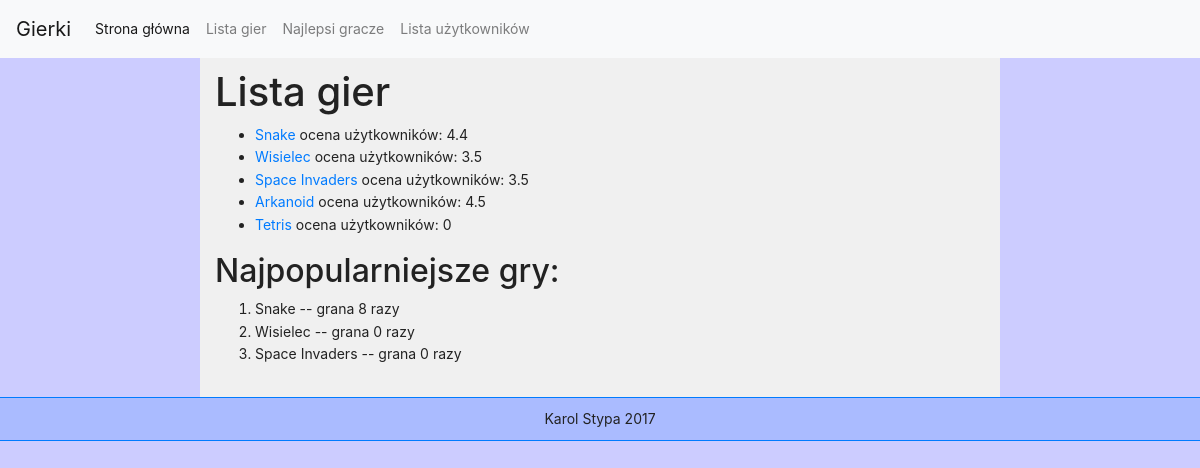
/gameslist.php, run on an earlier commit of the app's database.
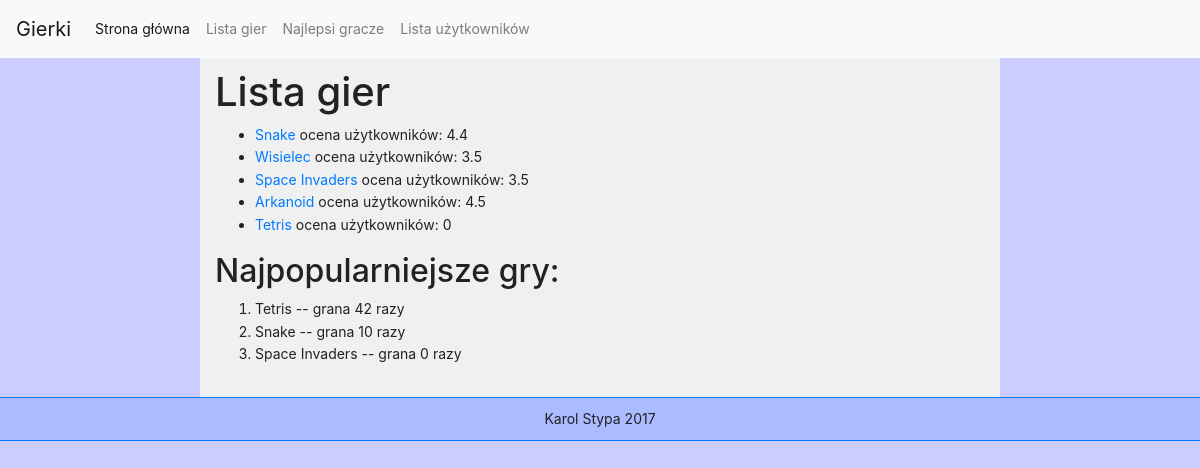
And on a later commit of the database.
### tables this page shows
CREATE TABLE `games` (
  `id` int(11) NOT NULL,
  `name` varchar(255) NOT NULL,
  `play_count` int(11) NOT NULL,
  `description` varchar(255) NOT NULL,
  `url` varchar(255) NOT NULL,
  `thumbnail` varchar(255) NOT NULL,
  `image1` varchar(255) NOT NULL,
  `image2` varchar(255) NOT NULL
);

### gameslist.php (the view, shortened to what this page needs)
<!DOCTYPE html>
<html>
	<head>
		<link rel="stylesheet" href="https://maxcdn.bootstrapcdn.com/bootstrap/4.0.0-beta.2/css/bootstrap.min.css">
		<link rel="stylesheet" href="./css/style.css">
	</head>
	<body>
		<?php include "navbar.php"; ?>
		<div class="container-fluid col-md-8 main">
			<?php
			$rating = [0, 0, 0, 0, 0];
			for ($i = 0; $i < 5; ++$i) {
				$rating_query = "SELECT rating FROM ratings WHERE game_id = $i+1";
				$rating_result = mysql_query($rating_query);
				$sum = 0;
				$n = 0;
				while($row = mysql_fetch_assoc($rating_result)) {
					++$n;
					$sum += $row['rating'];
				}
				if($n == 0) $n = 1;
				$rating[$i] = $sum / $n;
			}
			?>
			<h1>Lista gier</h1>
			<ul>
				<li><a href="snake.php">Snake</a> ocena użytkowników: <?php echo $rating[0] ?></li>
				<li><a href="">Wisielec</a> ocena użytkowników: <?php echo $rating[1] ?></li>
				<li><a href="">Space Invaders</a> ocena użytkowników: <?php echo $rating[2] ?></li>
				<li><a href="">Arkanoid</a> ocena użytkowników: <?php echo $rating[3] ?></li>
				<li><a href="tetris.php">Tetris</a> ocena użytkowników: <?php echo $rating[4] ?></li>
			</ul>
			<h2 id="popularity">Najpopularniejsze gry:</h2>
			<?php
			$popularity_query = "SELECT name, play_count
									FROM games
									ORDER BY play_count DESC limit 3;";
			$popularity_result = mysql_query($popularity_query);
			echo '<ol type="1">';
			while($row = mysql_fetch_assoc($popularity_result)) {
				echo '<li>'.$row['name'].' -- grana '.$row['play_count'].' razy</li>';
			}
			echo '</ol>'
			?>
    	</div>
	</body>
</html>

### navbar.php (shortened to what this page needs)
<nav class="navbar navbar-expand-lg navbar-light bg-light">
    <a class="navbar-brand" href="./">Gierki</a>
    <div class="collapse navbar-collapse" id="navbarNavDropdown">
        <ul class="navbar-nav">
            <li class="nav-item active">
                <a class="nav-link" href="./">Strona główna <span class="sr-only">(current)</span></a>
            </li>
            <li class="nav-item">
                <a class="nav-link" href="./gameslist.php">Lista gier</a>
            </li>
            <li class="nav-item">
                <a class="nav-link" href="./highscores.php">Najlepsi gracze</a>
            </li>
            <li class="nav-item">
                <a class="nav-link" href="./userslist.php">Lista użytkowników</a>
            </li>
        </ul>
    </div>
</nav>

### css/style.css (style rules this page uses)
body { font-size: 14px; line-height: 1.6; background-color: #CCCCFF; color: #222222; height: 100%; min-height: 100%; }
.main { padding-top: 10px; background-color: #F0F0F0; padding-bottom: 15px; min-height: 100%; }
.footer { text-align: center; background-color: #AABBFF!important; padding: 10px; border-top: 1px solid #007BFF; border-bottom: 1px solid #007BFF; }

What changed in the data, as far as the page shows it:
no longer on this page (row edited): games: name "Wisielec", play_count "0"
added games: name "Tetris", play_count "42"
changed games "Snake": play_count "8" → "10"
